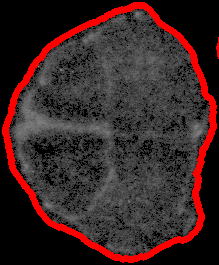
#> input picture 87.tif, 219 x 265 px; the run also reads 1 picture not shown here
$ python CompareImages.py
#> lines starting #> are read from the running program, lines starting #| are printed output that depends on the picture
import cv2
import numpy as np
im1 = cv2.imread('87.tif') #Image to be registered
#> im1 is the input picture: shape (265, 219, 3); mean B, G, R 37.5, 37.5, 58.9
im2 = cv2.imread('Mouse_p56_1.tif') #Reference image

img1 = cv2.cvtColor(im1, cv2.COLOR_BGR2GRAY)
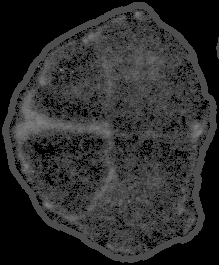
#> img1: shape (265, 219); min 0, max 134, mean 43.9
img2 = cv2.cvtColor(im2, cv2.COLOR_BGR2GRAY)
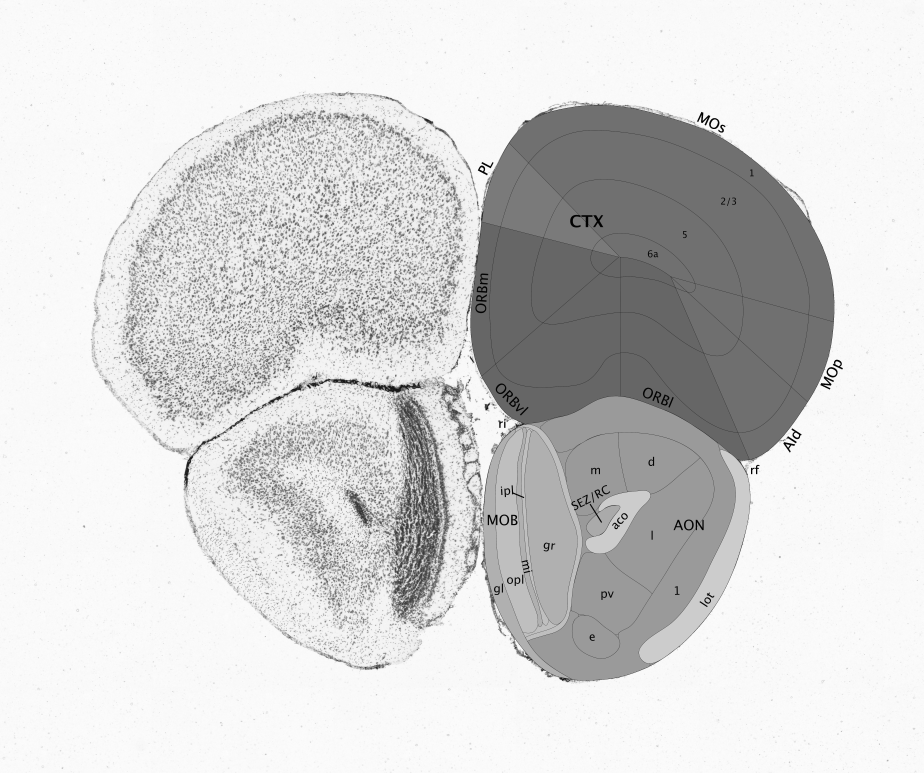
#> img2: shape (5408, 6464) (shown at 1/7 size); min 0, max 255, mean 212.8

resizedImg = cv2.resize(img2,None,fx=0.1,fy=0.1,interpolation=cv2.INTER_CUBIC)
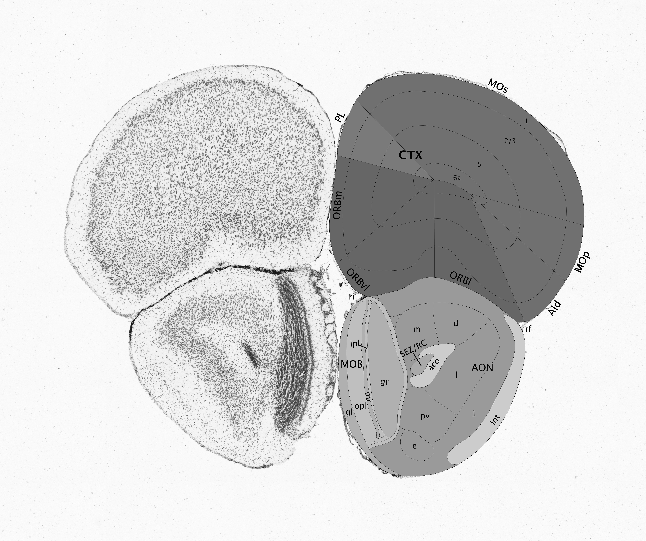
#> resizedImg: shape (541, 646); min 0, max 255, mean 212.8
#cv2.imshow("Image 1: ", resizedImg)
#cv2.waitKey(0)

#Initiate ORB
orb = cv2.ORB_create(50)

#Create keypoints and descriptors for both images
kp1, des1 = orb.detectAndCompute(img1, None)
#> kp1 = 47 keypoints; strongest (x, y, size): (36, 69, 31), (76, 151, 31), (96, 119, 31), (74, 145, 31)
kp2, des2 = orb.detectAndCompute(img2, None)
#> kp2 = 50 keypoints; strongest (x, y, size): (5267, 3278, 31), (5302, 3283, 31), (5527, 3116, 31), (5311, 3277, 44.6)

matcher = cv2.DescriptorMatcher_create(cv2.DescriptorMatcher_BRUTEFORCE_HAMMING)

#Match descriptors
matches = matcher.match(des1, des2, None)
#> matches = 47 matches
matches = sorted(matches, key=lambda x: x.distance)

points1 = np.zeros((len(matches), 2), dtype=np.float32)
#> points1 = 47 pairs, first value 0 to 0, second value 0 to 0
points2 = np.zeros((len(matches), 2), dtype=np.float32)
#> points2 = 47 pairs, first value 0 to 0, second value 0 to 0

for i, match in enumerate(matches):
    points1[i, :] = kp1[match.queryIdx].pt
    #print(points1[i, :])
    points2[i, :] = kp1[match.trainIdx].pt
#> this loop made 47 passes
#> after the loop, points1 = 47 pairs, first value 36 to 180, second value 36 to 218; points2 = 47 pairs, first value 36 to 180, second value 48 to 218
    #print(points1[i, :])

#Create homography matrix h
h, mask = cv2.findHomography(points1, points2, cv2.RANSAC)
#> h = [[-0.794, -0.179, 60.24], [-0.912, -0.205, 69.13], [-0.0132, -0.00296, 1]]; mask = 47 values, max 1 at index 5, min 0 at index 0, mean 0.213
print(h)
#| [[-7.94300690e-01 -1.78549017e-01  6.02368309e+01]
#|  [-9.12460058e-01 -2.04695393e-01  6.91328207e+01]
#|  [-1.31784006e-02 -2.95739177e-03  1.00000000e+00]]

#Use homography
height, width = resizedImg.shape
#> height = 541; width = 646
print("size image 2: ", resizedImg.shape)
#| size image 2:  (541, 646)
print("size image 1: ", img1.shape)
#| size image 1:  (265, 219)

im1Reg = cv2.warpPerspective(im1, h, (width, height))
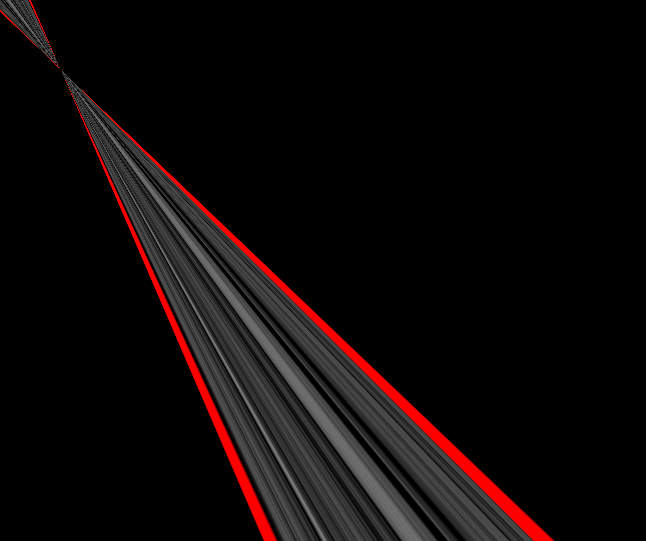
#> im1Reg: shape (541, 646, 3); mean B, G, R 9.3, 9.3, 15.1
img3 = cv2.drawMatches(im1, kp1, im2, kp2, matches[:10], None)

cv2.imshow("Keypoint matches: ", img3)
#cv2.imshow("Registered image", im1Reg)
cv2.waitKey(0)
